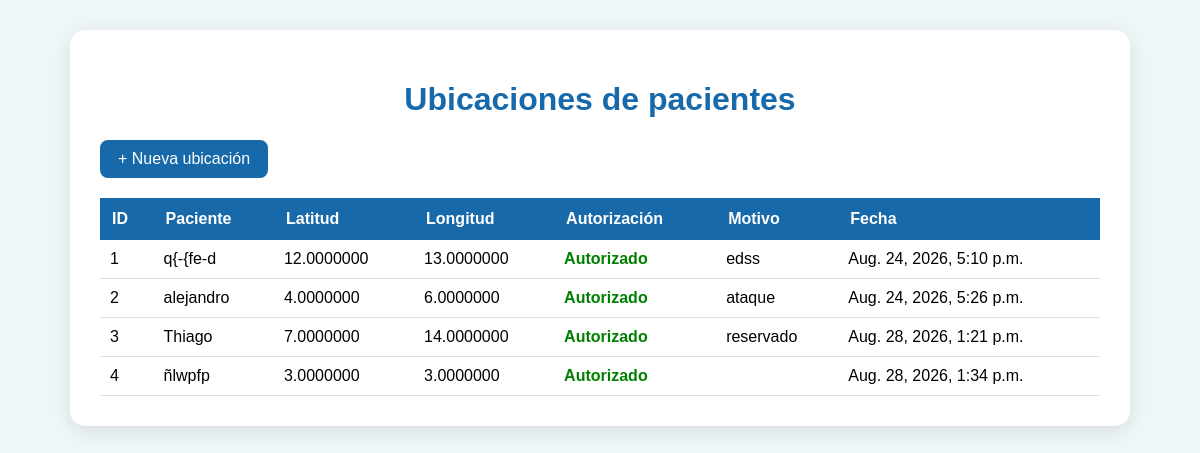
Screenshot of /ubicaciones/ with the database file from the repository.
### app_Alejandro_07/models.py (models this page shows, shortened)
class UbicacionPaciente(models.Model):
    paciente = models.CharField(max_length=100)
    latitud = models.DecimalField(max_digits=10, decimal_places=7)
    longitud = models.DecimalField(max_digits=10, decimal_places=7)
    autorizacion = models.BooleanField(default=False)
    motivo = models.CharField(max_length=200, blank=True, null=True)
    fecha_ubicacion = models.DateTimeField(auto_now_add=True)

### app_Alejandro_07/views.py (the view)
# urls.py: path('ubicaciones/', views.listar_ubicaciones, name='listar_ubicaciones'),
def listar_ubicaciones(request):
    ubicaciones = UbicacionPaciente.objects.all()
    return render(
        request,
        "Alejandro_07/listar_ubicaciones.html",
        {
            "ubicaciones": ubicaciones
        }
    )

### app_Alejandro_07/templates/Alejandro_07/listar_ubicaciones.html (shortened to what this page needs)
<!DOCTYPE html>
<html lang="es">
<head>
</head>
<body>
<div class="contenedor">
    <h1>Ubicaciones de pacientes</h1>
    <a href="{% url 'registrar_ubicacion' %}" class="boton">
        + Nueva ubicación
    </a>
    <div class="tabla-contenedor">
        <table>
            <thead>
                <tr>
                    <th>ID</th>
                    <th>Paciente</th>
                    <th>Latitud</th>
                    <th>Longitud</th>
                    <th>Autorización</th>
                    <th>Motivo</th>
                    <th>Fecha</th>
                </tr>
            </thead>
            <tbody>
                {% for ubicacion in ubicaciones %}
                <tr>
                    <td>{{ ubicacion.id }}</td>
                    <td>{{ ubicacion.paciente }}</td>
                    <td>{{ ubicacion.latitud }}</td>
                    <td>{{ ubicacion.longitud }}</td>
                    <td>
                        {% if ubicacion.autorizacion %}
                            <span class="autorizado">Autorizado</span>
                        {% else %}
                            <span class="no-autorizado">No autorizado</span>
                        {% endif %}
                    </td>
                    <td>{{ ubicacion.motivo }}</td>
                    <td>{{ ubicacion.fecha_ubicacion }}</td>
                </tr>
                {% empty %}
                <tr>
                    <td colspan="7" class="sin-datos">
                        No hay ubicaciones registradas.
                    </td>
                </tr>
                {% endfor %}
            </tbody>
        </table>
    </div>
</div>
</body>
</html>

### app_Alejandro_07/templates/Alejandro_07/listar_ubicaciones.html (style rules this page uses)
body { font-family: Arial, sans-serif; background: #eef6f7; margin: 0; padding: 30px; }
.contenedor { max-width: 1000px; margin: auto; background: white; padding: 30px; border-radius: 15px; box-shadow: 0 5px 20px rgba(0,0,0,0.1); }
h1 { text-align: center; color: #1769aa; }
.boton { display: inline-block; padding: 10px 18px; background: #1769aa; color: white; text-decoration: none; border-radius: 8px; margin-bottom: 20px; }
.tabla-contenedor { overflow-x: auto; }
table { width: 100%; border-collapse: collapse; }
th { background: #1769aa; color: white; padding: 12px; text-align: left; }
td { padding: 10px; border-bottom: 1px solid #ddd; }
.autorizado { color: green; font-weight: bold; }

### rows the page displays
UbicacionPaciente: id "1", paciente "q{-{fe-d", latitud "12.0000000", longitud "13.0000000", autorizacion "Autorizado", motivo "edss", fecha_ubicacion "Aug. 24, 2026, 5:10 p.m."
UbicacionPaciente: id "2", paciente "alejandro", latitud "4.0000000", longitud "6.0000000", autorizacion "Autorizado", motivo "ataque", fecha_ubicacion "Aug. 24, 2026, 5:26 p.m."
UbicacionPaciente: id "3", paciente "Thiago", latitud "7.0000000", longitud "14.0000000", autorizacion "Autorizado", motivo "reservado", fecha_ubicacion "Aug. 28, 2026, 1:21 p.m."
UbicacionPaciente: id "4", paciente "ñlwpfp", latitud "3.0000000", longitud "3.0000000", autorizacion "Autorizado", fecha_ubicacion "Aug. 28, 2026, 1:34 p.m."
